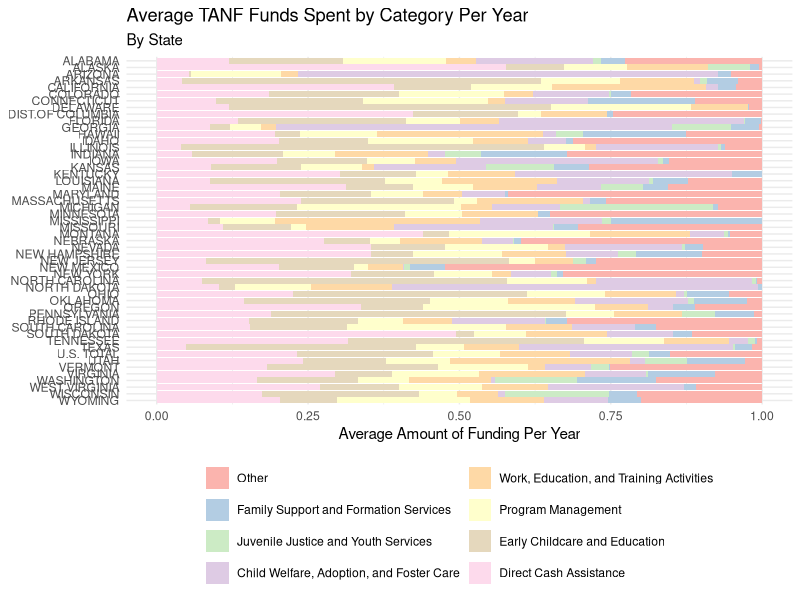

Recreate this plot in R.
## ---- chunk 1
#| label: load-packages-and-data

# load packages
library(tidyverse)

# load data
expenditures <- read_csv("data/total_expenditures_2015_2022.csv")
## ---- chunk 2
#| label: segmented-bar-all-categories
#| fig-height: 12
#| fig-width: 10

# wrangle data for bar plot
expenditures_bar <- expenditures |>
  # pivot all columns except state and fiscal year
  # create category and amount columns
  pivot_longer(
    cols = funds_awarded:unobligated_balance,
    names_to = "category",
    values_to = "amount"
    ) |>
  # calculate mean amount per category and state from 2015-2022
  group_by(category, state) |>
  summarize(average_amount = mean(amount), .groups = "drop") |>
  # assign categories
  mutate(
    category = case_when(
      category %in% c("basic_assistance_no_subsidies") ~
        "Direct Cash Assistance",
      category %in% c("basic_assistance_subsidies", "other_assistance_foster",
                      "non_assistance_welfare_foster", "child_welfare") ~
        "Child Welfare, Adoption, and Foster Care",
      category %in% c("other_assistance_juvenile_justice",
                      "non_assistance_juvenile_justice",
                      "children_youth_services") ~
        "Juvenile Justice and Youth Services",
      category %in% c("work_ed", "work_supports", "financial_ed") ~
        "Work, Education, and Training Activities",
      category %in% c("early_ed") ~
        "Early Childcare and Education",
      category %in% c("support__services", "pregnancy_prevention",
                    "fatherhood_programs", "home_visiting") ~
        "Family Support and Formation Services",
      category %in% c("program_mgmt") ~
        "Program Management",
      category %in% c("other", "other_assistance_emergency",
                      "non_assistance_emergency", "eitc_refundable",
                      "short_term_benefits", "non_eitc_refundable") ~
        "Other"
      #category == "unobligated_balance" ~ "Unobligated"
  )) |>
  # remove unnecessary values
  filter(!is.na(category))

expenditures_bar |>
  mutate(category = fct_reorder(category, average_amount, .fun = mean)) |>
  mutate(category = fct_relevel(category, "Other", after = 0)) |>
  ggplot(aes(y = fct_rev(state))) +
  geom_col(aes(x = average_amount, fill = category), position = "fill") +
  scale_fill_brewer(palette = "Pastel1") +
  theme_minimal() +
  labs(y = NULL, x = "Average Amount of Funding Per Year",
       title = "Average TANF Funds Spent by Category Per Year",
       subtitle = "By State") +
  theme(legend.position = "bottom") +
  guides(fill = guide_legend(title = NULL, nrow = 4))

